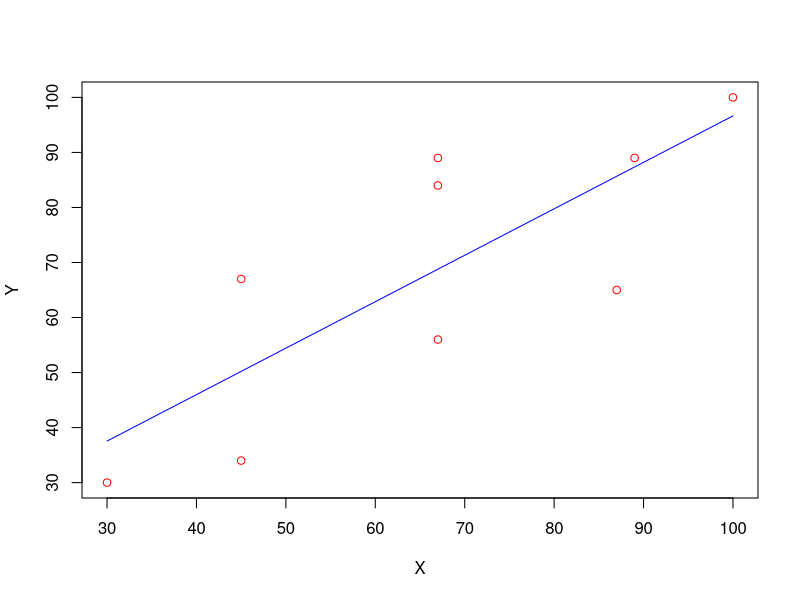
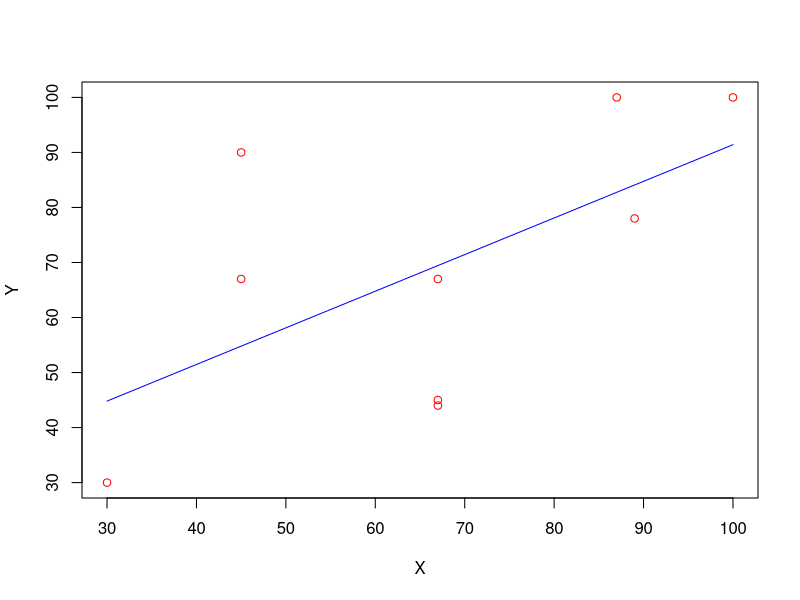
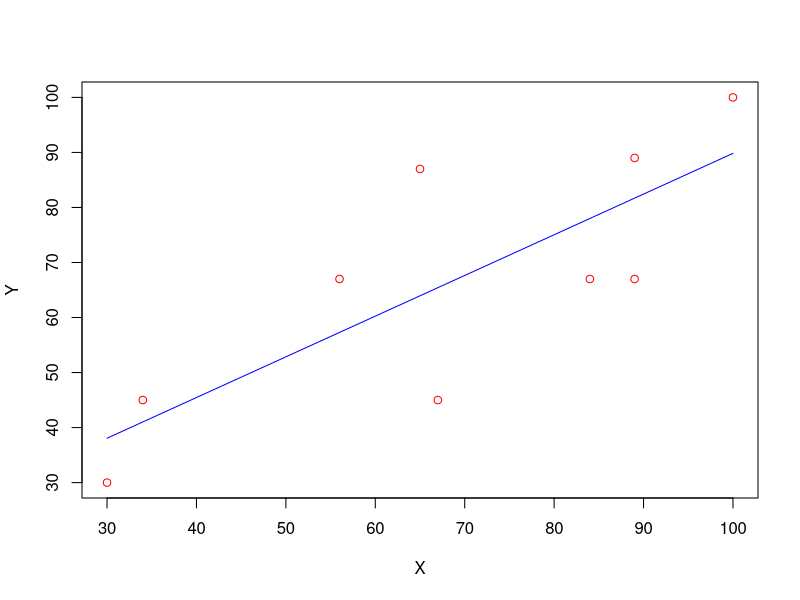
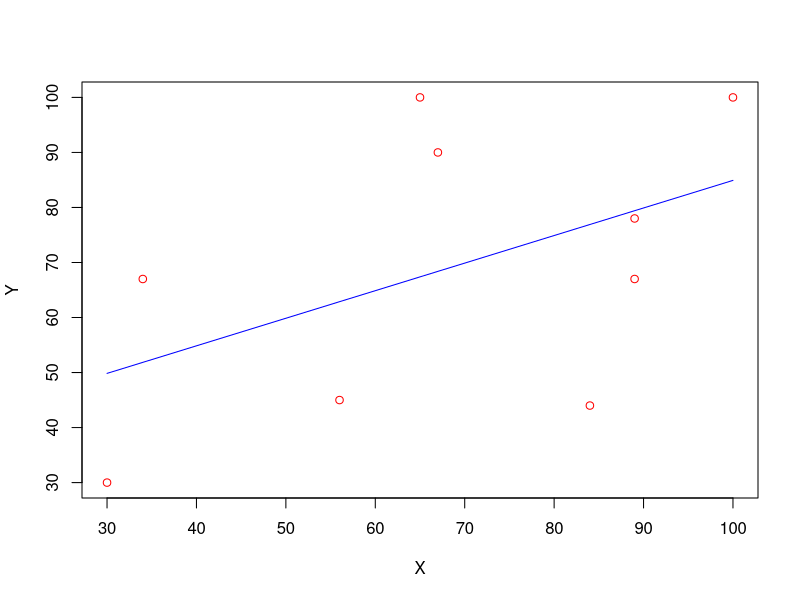
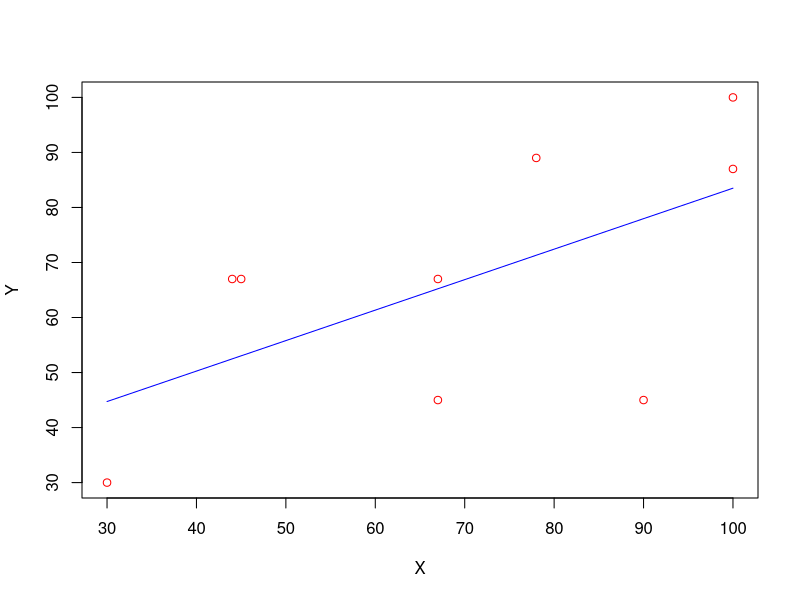
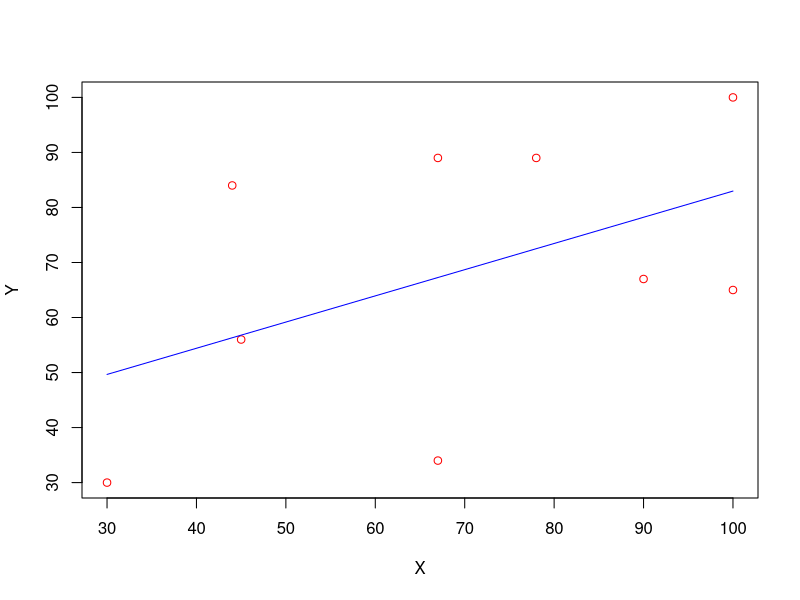

Here is the R script that generated these plots, in order:
dataset = read.csv("Datasets/Marks.csv")
df = data.frame(dataset$m1, dataset$m2, dataset$m3)
df
colnames(df) = c("m1", "m2", "m3")
X = Y = X_bar = Y_bar = data.frame()
SLR = function(x, y){
    if(x==1){
        X_bar = mean(df$m1)
        X = df$m1
    }
    if(x==2){
        X_bar = mean(df$m2)
        X = df$m2
    }
    if(x==3){
        X_bar = mean(df$m3)
        X = df$m3
    }
    if(y==1){
        Y_bar = mean(df$m1)
        Y = df$m1
    }
    if(y==2){
        Y_bar = mean(df$m2)
        Y = df$m2
    }
    if(y==3){
        Y_bar = mean(df$m3)
        Y = df$m3
    }

    num = sum((X-X_bar)*(Y-Y_bar))
    den = sum((X-X_bar)^2)
    b1 = num/den

    b0 = Y_bar - b1*X_bar
    b0
    b1

    pred_Y = b0 + b1*X
    Y
    pred_Y

    plot(X, Y, col = "red")
    lines(X, pred_Y, col = "blue")
    
    data = data.frame(X,Y,pred_Y)
    colnames(data) = c("X","Y_Actual","Y_Predicted")
    data
    
}

SLR(1,2)
SLR(1,3)
SLR(2,1)
SLR(2,3)
SLR(3,1)
SLR(3,2)
